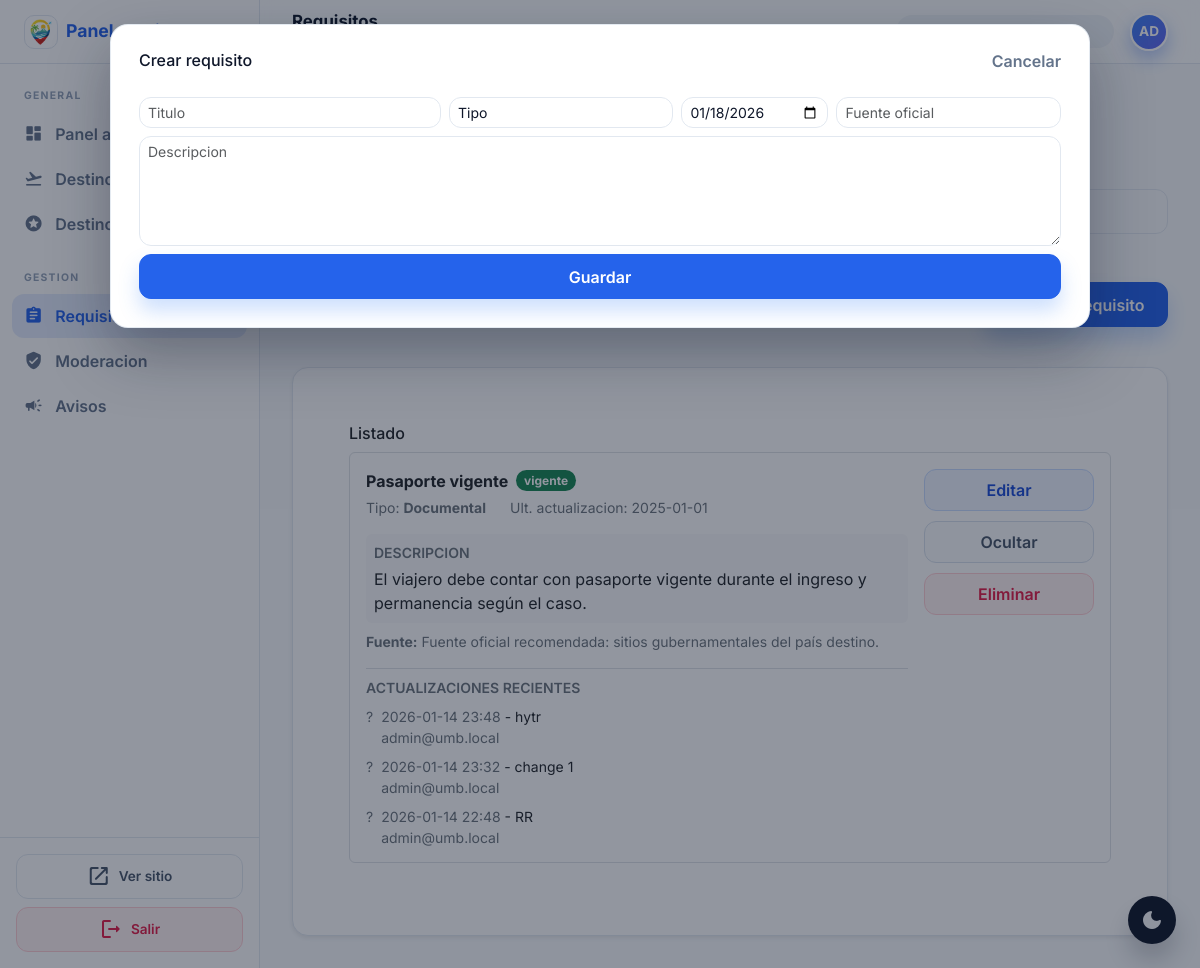
Screenshot of /public/admin/requisitos.php?destino=2&new=1 (signed in) with the database file from the repository.
### tables this page shows
CREATE TABLE IF NOT EXISTS requisito_viaje (
  id_requisito INT AUTO_INCREMENT PRIMARY KEY,
  id_destino INT NOT NULL,
  titulo_requisito VARCHAR(180) NOT NULL,
  descripcion_requisito TEXT NOT NULL,
  tipo_requisito VARCHAR(80) NOT NULL,
  fuente_oficial TEXT NULL,
  fecha_ultima_actualizacion DATE NOT NULL,
  creado_por INT NOT NULL,
  estado ENUM('vigente','no_vigente') NOT NULL DEFAULT 'vigente',
  CONSTRAINT fk_req_destino FOREIGN KEY (id_destino) REFERENCES destino(id_destino) ON DELETE CASCADE,
  CONSTRAINT fk_req_creador FOREIGN KEY (creado_por) REFERENCES usuario(id_usuario) ON DELETE RESTRICT
);

CREATE TABLE IF NOT EXISTS actualizacion_requisito (
  id_actualizacion INT AUTO_INCREMENT PRIMARY KEY,
  id_requisito INT NOT NULL,
  descripcion_cambio TEXT NOT NULL,
  fecha_actualizacion DATETIME NOT NULL DEFAULT CURRENT_TIMESTAMP,
  actualizado_por INT NOT NULL,
  CONSTRAINT fk_act_req FOREIGN KEY (id_requisito) REFERENCES requisito_viaje(id_requisito) ON DELETE CASCADE,
  CONSTRAINT fk_act_usuario FOREIGN KEY (actualizado_por) REFERENCES usuario(id_usuario) ON DELETE RESTRICT
);

CREATE TABLE IF NOT EXISTS usuario (
  id_usuario INT AUTO_INCREMENT PRIMARY KEY,
  correo VARCHAR(190) NOT NULL UNIQUE,
  contrasena_hash VARCHAR(255) NOT NULL,
  fecha_registro DATETIME NOT NULL DEFAULT CURRENT_TIMESTAMP,
  estado ENUM('activo','inactivo') NOT NULL DEFAULT 'activo'
);

### app/core/config.php (called while the page is built)
<?php
return [
  'db' => [
    'host' => '127.0.0.1',
    'name' => 'umb_viajes',
    'user' => 'root',
    'pass' => '',
    'charset' => 'utf8mb4',
  ],
  'app' => [
    'base_url' => 'http://localhost/goTurismcol/public',
    'app_name' => 'goTurismCol',
  ],
  'security' => [
    'session_name' => 'UMB_VIAJES_SESS',
  ]
];

### app/core/helpers.php (called while the page is built, shortened)
<?php
function e(string $s) : string { return htmlspecialchars($s, ENT_QUOTES, 'UTF-8'); }
function config(string $key, $default=null) {
  static $cfg = null;
  if (!$cfg) $cfg = require __DIR__ . '/config.php';
  $parts = explode('.', $key);
  $val = $cfg;
  foreach ($parts as $p) {
    $val = $val[$p];
  }
  return $val;
}
function base_url(string $path='') : string {
  $base = rtrim(config('app.base_url', ''), '/');
  $path = ltrim($path, '/');
  return $path ? $base . '/' . $path : $base;
}

### public/admin/requisitos.php (the view, shortened to what this page needs)
<?php require_once __DIR__ . '/_admin_guard.php';
$destino_id = isset($_GET['destino']) ? (int)$_GET['destino'] : 0;
function requisito_tipo_label(string $tipo): string {
  $key = strtolower(trim($tipo));
  $map = [
    'obligatorio' => 'Obligatorio',
    'recomendado' => 'Recomendado',
    'informacion' => 'Información gral.',
    'información' => 'Información gral.',
  ];
  return $map[$key] ?? ucfirst($tipo);
}
$requisitos = [];
if ($destino_id) {
  $stmt = $pdo->prepare("SELECT * FROM requisito_viaje WHERE id_destino=? ORDER BY estado DESC, tipo_requisito, titulo_requisito");
  $stmt->execute([$destino_id]);
  $requisitos = $stmt->fetchAll();
  $actualizaciones = [];
  if ($requisitos) {
    $ids = array_map(fn($r) => (int)$r['id_requisito'], $requisitos);
    $in = implode(',', array_fill(0, count($ids), '?'));
    $stmt = $pdo->prepare("SELECT ar.*, u.correo FROM actualizacion_requisito ar JOIN usuario u ON u.id_usuario = ar.actualizado_por WHERE ar.id_requisito IN ($in) ORDER BY ar.fecha_actualizacion DESC");
    $stmt->execute($ids);
    foreach ($stmt->fetchAll() as $row) {
      $actualizaciones[(int)$row['id_requisito']][] = $row;
    }
  }
}
$new_modal = isset($_GET['new']) ? 1 : 0;
?>
<?php include __DIR__ . '/_layout_start.php'; ?>
  <div class="admin-section-head">
    <h2>Requisitos de viaje</h2>
    <p>Administra requisitos por destino y registra cambios.</p>
  </div>
  <div class="admin-page">
  <form class="row g-2 mb-4" method="get">
    <div class="col-md-8">
    </div>
    <div class="col-md-4 d-grid"><button class="btn btn-outline-secondary">Cargar</button></div>
  </form>
  <?php if ($destino_id): ?>
    <div class="d-flex justify-content-end mb-3">
      <a class="btn btn-primary" href="<?= e(base_url('admin/requisitos.php?destino=' . (int)$destino_id . '&new=1')) ?>">+ Nuevo requisito</a>
    </div>
    <?php if ($new_modal): ?>
      <div class="req-modal-backdrop">
        <div class="req-modal">
          <div class="req-modal-head">
            <h2 class="h6 mb-0">Crear requisito</h2>
            <a class="req-modal-close" href="<?= e(base_url('admin/requisitos.php?destino=' . (int)$destino_id)) ?>">Cancelar</a>
          </div>
          <form method="post" class="row g-2 mt-3">
            <div class="col-md-4"><input class="form-control form-control-sm" name="titulo" placeholder="Titulo" required></div>
            <div class="col-md-3">
              <select class="form-select form-select-sm" name="tipo" required>
                <option value="" disabled selected>Tipo</option>
              </select>
            </div>
            <div class="col-md-2"><input class="form-control form-control-sm" type="date" name="fecha" value="<?= e(date('Y-m-d')) ?>" required></div>
            <div class="col-md-3"><input class="form-control form-control-sm" name="fuente" placeholder="Fuente oficial" required></div>
            <div class="col-12"><textarea class="form-control form-control-sm" name="descripcion" rows="3" placeholder="Descripcion" required></textarea></div>
            <div class="col-12"><button class="btn btn-primary w-100">Guardar</button></div>
          </form>
        </div>
      </div>
    <?php endif; ?>
    <div class="card shadow-sm">
      <div class="card-body">
        <h2 class="h6">Listado</h2>
        <?php if (!$requisitos): ?>
          <div class="alert alert-info mb-0">No hay requisitos registrados para este destino.</div>
        <?php else: ?>
          <?php foreach ($requisitos as $r): ?>
            <div class="border rounded p-3 mb-3 bg-white">
              <div class="req-layout">
                <div class="req-main">
                  <div class="d-flex align-items-center gap-2 flex-wrap">
                    <strong><?= e($r['titulo_requisito']) ?></strong>
                    <span class="badge text-bg-<?= $r['estado']==='vigente'?'success':'secondary' ?>"><?= e($r['estado']) ?></span>
                  </div>
                  <div class="d-flex align-items-center gap-4 text-secondary small mt-1 flex-wrap">
                    <div>Tipo: <strong><?= e(requisito_tipo_label($r['tipo_requisito'])) ?></strong></div>
                    <div>Ult. actualizacion: <?= e($r['fecha_ultima_actualizacion']) ?></div>
                  </div>
                  <div class="bg-light rounded p-2 mt-3 req-desc">
                    <div class="small text-secondary fw-semibold text-uppercase mb-1">Descripcion</div>
                    <div><?= nl2br(e($r['descripcion_requisito'])) ?></div>
                  </div>
                  <?php if ($r['fuente_oficial']): ?>
                    <div class="text-secondary small mt-2"><strong>Fuente:</strong> <?= nl2br(e($r['fuente_oficial'])) ?></div>
                  <?php endif; ?>
                  <?php if (!empty($actualizaciones[(int)$r['id_requisito']])): ?>
                    <div class="mt-3 border-top pt-2">
                      <div class="small text-secondary fw-semibold text-uppercase">Actualizaciones recientes</div>
                      <div class="mt-2 d-grid gap-2 req-updates">
                        <?php $updates = array_slice($actualizaciones[(int)$r['id_requisito']], 0, 5); ?>
                        <?php foreach ($updates as $a): ?>
                          <div class="d-flex gap-2 align-items-start">
                            <div class="text-secondary small">?</div>
                            <div class="small">
                              <div><span class="text-secondary"><?= e(date('Y-m-d H:i', strtotime($a['fecha_actualizacion']))) ?></span> - <?= nl2br(e($a['descripcion_cambio'])) ?></div>
                              <div class="text-secondary"><?= e($a['correo']) ?></div>
                            </div>
                          </div>
                        <?php endforeach; ?>
                      </div>
                    </div>
                  <?php endif; ?>
                </div>
                <div class="req-actions">
                  <a class="req-action req-action--primary" href="<?= e(base_url('admin/requisitos.php?destino=' . (int)$destino_id . '&edit=' . (int)$r['id_requisito'])) ?>">Editar</a>
                  <form method="post">
                    <button class="req-action req-action--muted"><?= $r['estado']==='vigente'?'Ocultar':'Mostrar' ?></button>
                  </form>
                  <form method="post" onsubmit="return confirm('Eliminar este requisito? Esta accion no se puede deshacer.');">
                    <button class="req-action req-action--danger">Eliminar</button>
                  </form>
                </div>
              </div>
            </div>
          <?php endforeach; ?>
        <?php endif; ?>
      </div>
    </div>
  <?php else: ?>
    <p class="text-secondary">Seleccione un destino para gestionar sus requisitos.</p>
  <?php endif; ?>
  </div>
<?php include __DIR__ . '/_layout_end.php'; ?>

### public/assets/css/app.css (style rules this page uses)
:root { --primary: #3b82f6; --primary-dark: #2563eb; --secondary: #84cc16; --secondary-dark: #65a30d; --background: #f8fafc; --text: #0f172a; --muted: #64748b; --card: #ffffff; --radius: 24px; --shadow: 0 20px 45px rgba(15, 23, 42, 0.12); }
* { box-sizing: border-box; }
body { margin: 0; font-family: 'Inter', 'Segoe UI', sans-serif; color: var(--text); background: var(--background); }
a { text-decoration: none; color: inherit; }
.btn { display: inline-flex; align-items: center; justify-content: center; gap: 0.5rem; padding: 0.6rem 1.4rem; border-radius: 999px; font-weight: 700; border: 1px solid transparent; transition: transform 0.2s ease, box-shadow 0.2s ease, background 0.2s ease; }
.btn-primary { background: var(--primary); color: #ffffff; box-shadow: 0 12px 20px rgba(59, 130, 246, 0.25); }
.card { background: var(--card); border-radius: var(--radius); box-shadow: var(--shadow); padding: 2rem; border: 1px solid rgba(226, 232, 240, 0.8); }
select { width: 100%; padding: 0.8rem 1rem; border-radius: 16px; border: 1px solid rgba(148, 163, 184, 0.6); background: #f8fafc; font-weight: 600; }
.req-actions { display: flex; flex-direction: column; gap: 0.65rem; min-width: 150px; }
.req-action { display: inline-flex; align-items: center; justify-content: center; width: 100%; padding: 0.5rem 0.9rem; border-radius: 12px; border: 1px solid #cbd5e1; background: #f8fafc; font-weight: 600; color: #1e40af; transition: transform 0.15s ease, background-color 0.15s ease, border-color 0.15s ease, color 0.15s ease; }
.req-action--primary { background: #eef4ff; border-color: #c7dbff; color: #1d4ed8; }
.req-action--muted { background: #f8fafc; border-color: #d7e0ec; color: #475569; }
.req-action--danger { background: #fff1f2; border-color: #fecdd3; color: #e11d48; }
.req-desc { max-height: 110px; overflow-y: auto; }
.req-updates { max-height: 140px; overflow-y: auto; padding-right: 0.35rem; }
.req-layout { display: grid; grid-template-columns: minmax(0, 1fr) 170px; gap: 1rem; align-items: start; }
.req-main { display: flex; flex-direction: column; }
.req-modal-backdrop { position: fixed; inset: 0; background: rgba(15, 23, 42, 0.45); display: flex; align-items: flex-start; justify-content: center; padding: 1.5rem; overflow-y: auto; z-index: 2000; }
.req-modal { width: min(980px, 100%); background: #ffffff; border-radius: 18px; border: 1px solid rgba(226, 232, 240, 0.9); box-shadow: 0 25px 60px rgba(15, 23, 42, 0.35); padding: 1.5rem 1.75rem 1.75rem; max-height: 90vh; overflow-y: auto; }
.req-modal textarea.form-control { min-height: 110px; resize: vertical; }
.req-modal-head { display: flex; align-items: center; justify-content: space-between; gap: 1rem; }
.req-modal-close { font-weight: 600; color: #64748b; }
.admin-body { margin: 0; font-family: 'Inter', 'Segoe UI', sans-serif; --admin-primary: #2563eb; --admin-bg: #f8fafc; --admin-surface: #ffffff; --admin-surface-muted: #f1f5f9; --admin-border: #e2e8f0; --admin-text: #0f172a; --admin-muted: #64748b; --admin-muted-strong: #475569; --admin-topbar: rgba(255, 255, 255, 0.85); --admin-shadow: 0 16px 28px rgba(15, 23, 42, 0.08); background: var(--admin-bg); color: var(--admin-text); overflow: hidden; }
.admin-page { display: flex; flex-direction: column; gap: 1.5rem; }
.admin-section-head h2 { margin: 0; font-size: 1.6rem; font-weight: 700; }
.admin-section-head p { margin: 0.4rem 0 2rem; color: var(--admin-muted); }
.admin-body .card { background: var(--admin-surface); border: 1px solid var(--admin-border); border-radius: 1rem; box-shadow: var(--admin-shadow); }
.admin-body .card-body { padding: 1.5rem; }
.admin-body .form-control, .admin-body .form-select { border-radius: 0.75rem; border-color: var(--admin-border); background: var(--admin-surface); color: var(--admin-text); }
.admin-body .badge { border-radius: 999px; font-weight: 700; }
.admin-body .btn { border-radius: 0.75rem; font-weight: 600; }
.admin-body .btn-primary { background: var(--admin-primary); border-color: var(--admin-primary); }
.admin-body .btn-outline-secondary { border-color: var(--admin-border); color: var(--admin-muted-strong); }

### rows the page displays
requisito_viaje: titulo_requisito "Pasaporte vigente", estado "vigente", tipo_requisito "Documental", fecha_ultima_actualizacion "2025-01-01", descripcion_requisito "El viajero debe contar con pasaporte vigente durante el ingreso y permanencia según el caso.", fuente_oficial "Fuente oficial recomendada: sitios gubernamentales del país destino.", shows "Ocultar"
actualizacion_requisito: fecha_actualizacion "2026-01-14 23:48", descripcion_cambio "hytr", actualizado_por.correo "admin@umb.local"
actualizacion_requisito: fecha_actualizacion "2026-01-14 23:32", descripcion_cambio "change 1", actualizado_por.correo "admin@umb.local"
actualizacion_requisito: fecha_actualizacion "2026-01-14 22:48", descripcion_cambio "RR", actualizado_por.correo "admin@umb.local"

### other values shown
$page_title "Requisitos"
$avatar "AD"
